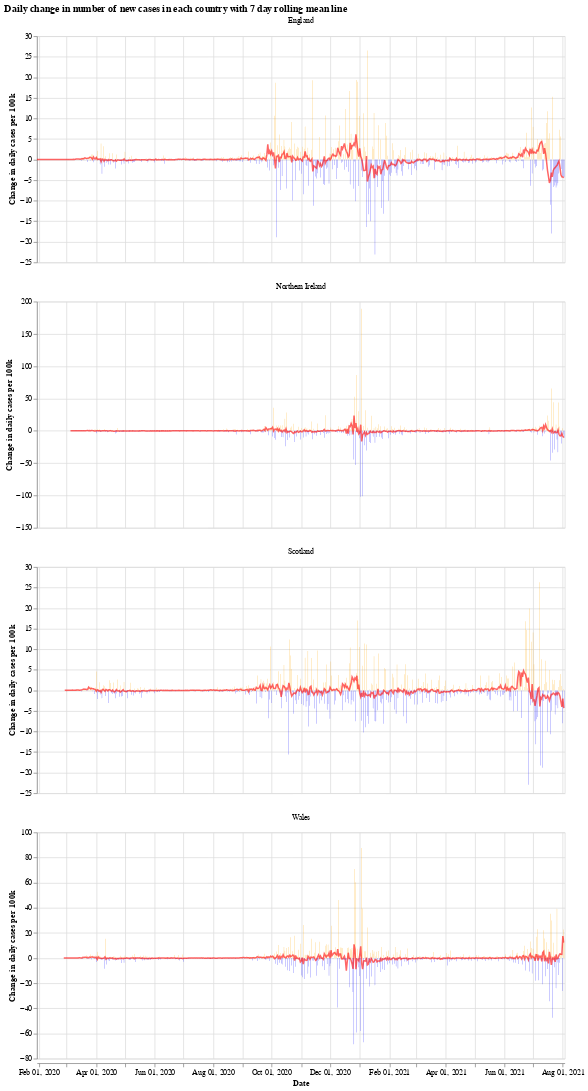

Write notebook code for a chart like this one.
### Markdown cell above
We will use the Python library `Altair` for visualising the data, see the [altair docs](https://altair-viz.github.io/) for more information.

First we have a graph which shows the daily change in the number of new cases for each country. This number jumps up and down all over the place, which is likely due to delay in reporting of new cases over the weekend. Another interesting thing is that it looks like the daily cases in Wales experienced a much shorter period of calm over the summer (calm in the sense of daily cases not jumping up and down).

The orange bars are days when the number of new cases (per 100k population) was more than the previous day, while the blue are days when the number of new cases dropped. The red line is the 7 day moving average. 

When the moving average line is below 0, it means that there is a consistent drop in new cases. We can see this clearly happening around the times that lockdowns were introduced (though, to varying degrees). I will update the graphs soon with a marker of when each lockdown started.

### Code cell
# collapse
import altair as alt

bars = alt.Chart(uk_cases).mark_bar().encode(
    x=alt.X("yearmonthdate(date):T", axis=alt.Axis(title='Date')),
    y=alt.Y("casesChangeRate:Q", axis=alt.Axis(title='Change in daily cases per 100k')),
    tooltip='casesChange',
    color=alt.condition(
        alt.datum.casesChangeRate > 0,
        alt.value("orange"),  # The positive color
        alt.value("blue")  # The negative color
    )
).properties(title='Daily change in number of new cases with 7 day rolling mean',width=700).interactive()

line = alt.Chart(uk_cases).mark_line(
    color='red',
    size=2,
    opacity=0.6
).transform_window(
    rolling_mean='mean(casesChangeRate)',
    frame=[0, 7],
    groupby=['areaName']
).encode(
    x='yearmonthdate(date):T',
    y='rolling_mean:Q'
)

alt.layer(bars, line, data=uk_cases).facet(alt.Column(
    'areaName', title=''), columns=1).resolve_scale(y='independent').properties(title='Daily change in number of new cases in each country with 7 day rolling mean line')

### Figure 1 — Vega-Lite specification as saved in the notebook (floating-point values rounded to 4 significant figures; data arrays with more than 128 entries replaced by an {"elided": "..."} marker saying what was removed)
{"config": {"view": {"continuousWidth": 400, "continuousHeight": 300}}, "data": {"name": "data-87a510923f5c36f455b0d10f51c7aa85"}, "facet": {"type": "nominal", "field": "areaName", "title": ""}, "spec": {"layer": [{"mark": "bar", "encoding": {"color": {"condition": {"value": "orange", "test": "(datum.casesChangeRate > 0)"}, "value": "blue"}, "tooltip": {"type": "quantitative", "field": "casesChange"}, "x": {"type": "temporal", "axis": {"title": "Date"}, "field": "date", "timeUnit": "yearmonthdate"}, "y": {"type": "quantitative", "axis": {"title": "Change in daily cases per 100k"}, "field": "casesChangeRate"}}, "selection": {"selector001": {"type": "interval", "bind": "scales", "encodings": ["x", "y"]}}, "title": "Daily change in number of new cases with 7 day rolling mean", "width": 700}, {"mark": {"type": "line", "color": "red", "opacity": 0.6, "size": 2}, "encoding": {"x": {"type": "temporal", "field": "date", "timeUnit": "yearmonthdate"}, "y": {"type": "quantitative", "field": "rolling_mean"}}, "transform": [{"window": [{"op": "mean", "field": "casesChangeRate", "as": "rolling_mean"}], "frame": [0, 7], "groupby": ["areaName"]}]}]}, "columns": 1, "resolve": {"scale": {"y": "independent"}}, "title": "Daily change in number of new cases in each country with 7 day rolling mean line", "$schema": "https://vega.github.io/schema/vega-lite/v4.8.1.json", "datasets": {"data-87a510923f5c36f455b0d10f51c7aa85": {"elided": "2112 records"}}}
